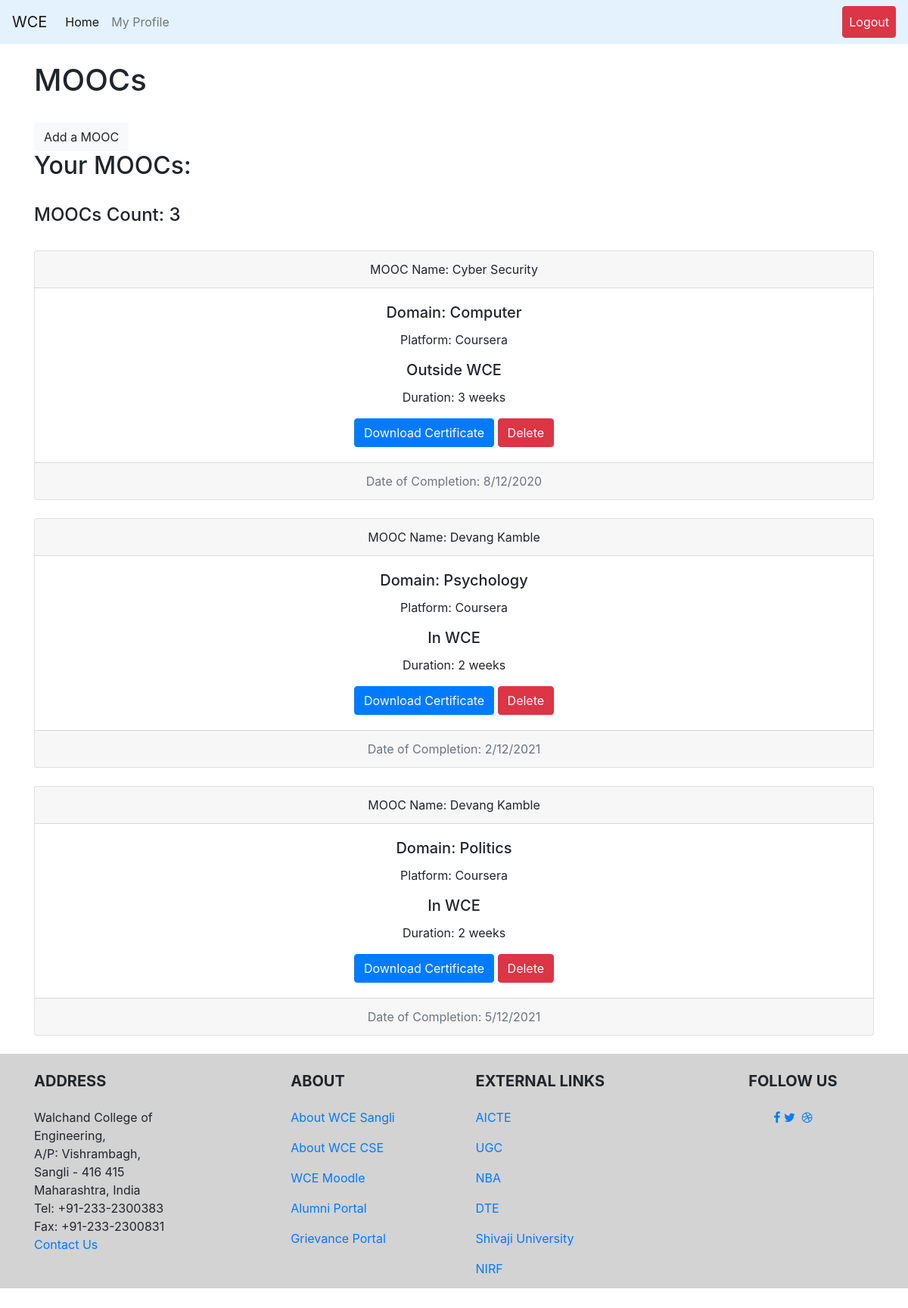
The page /faculty/inoroutWCE/courses (signed in) on the database its author committed.
### teacher/models.py (models this page shows, shortened)
class iocourses(models.Model):
    user = models.ForeignKey(User, on_delete=models.CASCADE)
    name = models.CharField(default='C++', max_length=30)
    domain = models.CharField(default='CSE', max_length=30)
    platform = models.CharField(default='Udemy', max_length=30)
    durationweeks = models.IntegerField(null=True, default=4)
    endDate = models.DateTimeField(default=timezone.now)
    certification = models.URLField()
    certBool = models.BooleanField()
    inorout = models.BooleanField(default=True)  # TRUE=in WCE FALSE=outside WCE

### teacher/views.py (the view)
# urls.py: path('courses', views.courses.as_view(), name="courses"),
class courses(View):
    def get(self, request, template_name='teacher/attendedActivities/courses.html'):
        group = request.user.groups.all()[0].name
        if isFaculty(group) == 0:
            return render(request, 'login.html')
        else:
            try:
                user = request.user
                allCourses = Coursera.objects.filter(user=user)
                countCourses = len(allCourses)
            except:
                allCourses = None
                countCourses = 0
            args = {}
            args["allCourses"] = allCourses
            args["countCourses"] = countCourses
            return render(request, template_name, args)

### teacher/views.py (called while the page is built)
def isFaculty(group_name):
    if group_name == 'faculty_group':
        return 1
    else:
        return 0

### teacher/templates/teacher/attendedActivities/courses.html (shortened to what this page needs)
{% extends 'base.html' %}
{% block content %}
<br>
<h1>MOOCs</h1>
<br>
<a class="btn btn-light" href="{% url 'teacher:addCourse' %}" role="button">Add a MOOC</a>
<br>
<h2>Your MOOCs: </h2>
<br>
<h4>MOOCs Count: {{ countCourses }}</h4>
<br>
{% for i in allCourses %}
<div class="card text-center">
  <div class="card-header">
    MOOC Name: {{ i.name }}
  </div>
  <div class="card-body">
    <h5 class="card-title">Domain: {{ i.domain }}</h5>
    <p class="card-text">Platform: {{ i.platform }}</p>
    {% if i.inorout %}
        <h5 class="card-title">In WCE</h5>
      {% else %}
        <h5 class="card-title">Outside WCE</h5>
      {% endif %}
      <p class="card-text">Duration: {{ i.durationweeks }} weeks</p>
    {% if i.certification != "NA" %}
    <a href="{{i.certification}}" class="btn btn-primary">Download Certificate</a>
    {% endif %}
    <td><a href="{% url 'teacher:delete_itemsIO' i.id 'courses' %}"><button type="button" class="btn btn-danger">Delete</button></a></td>
  </div>
  <div class="card-footer text-muted">
    Date of Completion: {{ i.endDate.day }}/{{i.endDate.month}}/{{i.endDate.year}}
  </div>
</div>
<br>
{% endfor %}
{% endblock %}

### CoeusPro/templates/base.html (shortened to what this page needs)
<!doctype html>
<html lang="en">
{% load static %}
<head>
    <link rel="stylesheet" href="https://stackpath.bootstrapcdn.com/font-awesome/4.7.0/css/font-awesome.min.css">
    <link rel="stylesheet" href="https://stackpath.bootstrapcdn.com/bootstrap/4.5.2/css/bootstrap.min.css">
    <link rel="stylesheet" type="text/css" href="{% static 'css/footer.css' %}">
</head>
<body>
<div id="page-container">
    <nav class="navbar navbar-expand-lg navbar-light" style="background-color: #e3f2fd;">
        <a class="navbar-brand" href="http://www.walchandsangli.ac.in/" target="_blank">WCE</a>
        <div class="collapse navbar-collapse" id="navbarNavDropdown">
            <ul class="navbar-nav">
                {% for group_for in request.user.groups.all %}
                {% if group_for.name == 'student_group' %}
                <li class="nav-item active">
                    <a class="nav-link" href="{% url 'student:studentHome' %}">Home <span class="sr-only">(current)</span></a>
                </li>
                {% elif group_for.name == 'HOD_group' %}
                <li class="nav-item active">
                    <a class="nav-link" href="{% url 'HOD:HODHome' %}">Home <span class="sr-only">(current)</span></a>
                </li>
                {% elif group_for.name == 'faculty_group' %}
                <li class="nav-item active">
                    <a class="nav-link" href="{% url 'teacher:facultyHome' %}">Home <span class="sr-only">(current)</span></a>
                </li>
                {% else %}
                <li class="nav-item active">
                    <a class="nav-link" href="{% url 'home' %}">Home <span class="sr-only">(current)</span></a>
                </li>
                {% endif %}
                {% endfor %}
                {% if user.is_authenticated %}
                <li class="nav-item">
                    <a class="nav-link" href="{% url 'profile' user  %}">My Profile</a>
                </li>
            {% endif %}
        </div>
        {% if user.is_authenticated %}
        <ul class="nav navbar-nav ml-auto">
            <li class="nav-item">
                <a class="nav-link btn btn-danger" style="color: white" href="{% url 'logout' %}">Logout</a>
            </li>
        </ul>
        {% endif %}
    </nav>
    <div class="container">
        {% block content %}
        {% endblock %}
    </div>
    <footer id="footer" >
        <div class="container text-center text-md-left">
            <div class="row">
                <div class="col-md-4 col-lg-3 mr-auto my-md-4 my-0 mt-4 mb-1">
                    <h5 class="font-weight-bold text-uppercase mb-4">Address</h5>
                    <p>Walchand College of Engineering,<br>
                        A/P: Vishrambagh,<br>
                        Sangli - 416 415<br>
                        Maharashtra, India<br>
                        Tel: +91-233-2300383<br>
                        Fax: +91-233-2300831<br>
                        <a href="mailto:hod.cse@walchandsangli.ac.in">Contact Us</a>
                    </p>
                </div>
                <div class="col-md-2 col-lg-2 mx-auto my-md-4 my-0 mt-4 mb-1">
                    <h5 class="font-weight-bold text-uppercase mb-4">About</h5>
                    <ul class="list-unstyled">
                        <li>
                            <p>
                                <a href="http://www.walchandsangli.ac.in">About WCE Sangli</a>
                            </p>
                        </li>
                        <li>
                            <p>
                                <a href="http://www.walchandsangli.ac.in/Departments/CSEDepartment/CSEDept.asp">About WCE CSE</a>
                            </p>
                        </li>
                        <li>
                            <p>
                                <a href="http://112.133.242.241/moodle/">WCE Moodle</a>
                            </p>
                        </li>
                        <li>
                            <p>
                                <a href="https://alumni.walchandsangli.ac.in/">Alumni Portal</a>
                            </p>
                        </li>
                        <li>
                            <p>
                                <a href="https://walchandsangli.edugrievance.com/">Grievance Portal</a>
                            </p>
                        </li>
                    </ul>
                </div>
                <div class="col-md-4 col-lg-3 mx-auto my-md-4 my-0 mt-4 mb-1">
                    <h5 class="font-weight-bold text-uppercase mb-4">External Links</h5>
                    <ul class="list-unstyled">
                        <li>
                            <p>
                                <a href="https://www.aicte-india.org/">AICTE</a>
                            </p>
                        </li>
                        <li>
                            <p>
                                <a href="https://www.ugc.ac.in/">UGC</a>
                            </p>
                        </li>
                        <li>
                            <p>
                                <a href="https://www.nbaind.org/">NBA</a>
                            </p>
                        </li>
                        <li>
                            <p>
                                <a href="http://www.dtemaharashtra.gov.in/index.html">DTE</a>
                            </p>
                        </li>
                        <li>
                            <p>
                                <a href="http://www.unishivaji.ac.in/">Shivaji University</a>
                            </p>
                        </li>
                        <li>
                            <p>
                                <a href="https://www.nirfindia.org/Home">NIRF</a>
                            </p>
                        </li>
                    </ul>
                </div>
                <div class="col-md-2 col-lg-2 text-center mx-auto my-4">
                    <h5 class="font-weight-bold text-uppercase mb-4">Follow Us</h5>
                    <a type="button" class="btn-floating btn-fb">
                        <p><i class="fa fa-facebook-f"></i></p>
                    </a>
                    <a type="button" class="btn-floating btn-tw">
                        <p><i class="fa fa-twitter"></i></p>
                    </a>
                    <a type="button" class="btn-floating btn-dribbble">
                        <p><i class="fa fa-dribbble"></i></p>
                    </a>
                </div>
            </div>
        </div>
    </footer>
</div>
</body>
</html>

### static/css/footer.css (style rules this page uses)
body { min-height: 90vh; position: relative; margin: 0; box-sizing: border-box; }
footer { background: lightgrey; position: absolute; top: 100%; height: 310px; width: 100%; }

### rows shown on the page
iocourses: name "Cyber Security", domain "Computer", platform "Coursera", inorout "Outside WCE", durationweeks "3", endDate.day "8", endDate.month "12", endDate.year "2020"
iocourses: name "Devang Kamble", domain "Psychology", platform "Coursera", inorout "In WCE", durationweeks "2", endDate.day "2", endDate.month "12", endDate.year "2021"
iocourses: name "Devang Kamble", domain "Politics", platform "Coursera", inorout "In WCE", durationweeks "2", endDate.day "5", endDate.month "12", endDate.year "2021"

### other values the page prints
{{ countCourses }} "3"
